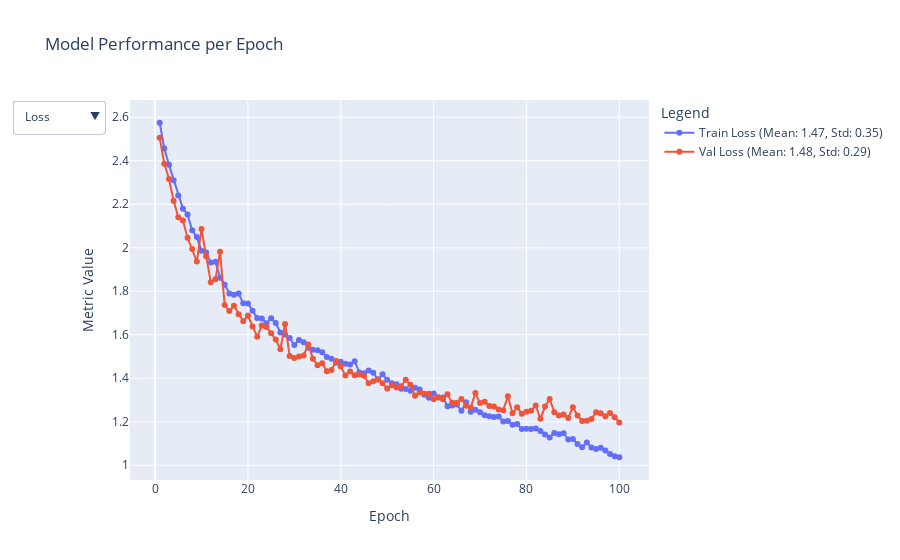

Write notebook code for a chart like this one.
### Markdown cell above
### Model Evaluation

### Code cell
# Evaluation train and validation results

scatter_plot_metrics('experiments/BaselineCNN_with_aug/history/train.csv', 'experiments/BaselineCNN_with_aug/history/val.csv')
